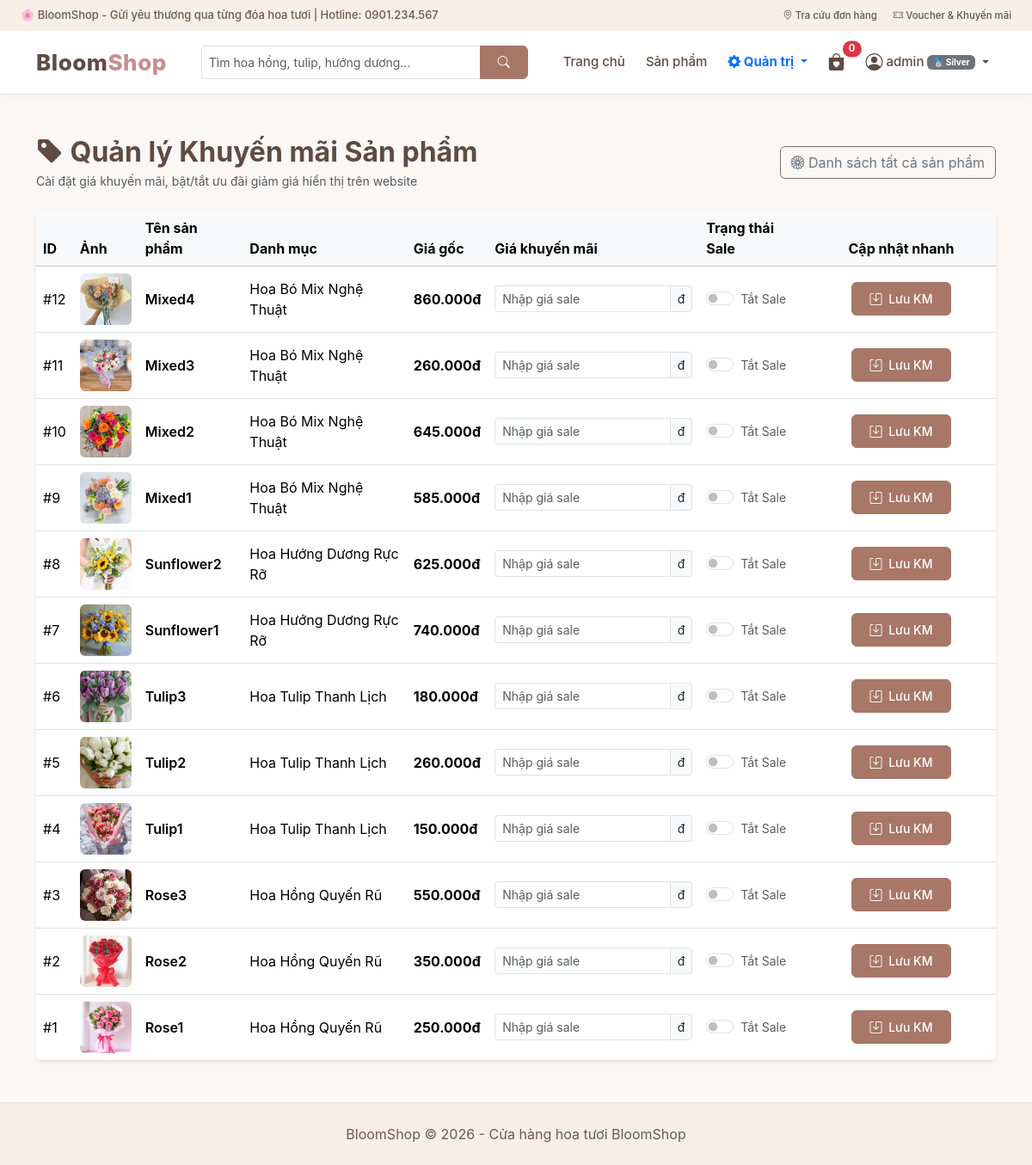
Page /index.php?act=khuyenmai (signed in) on the earlier database version.
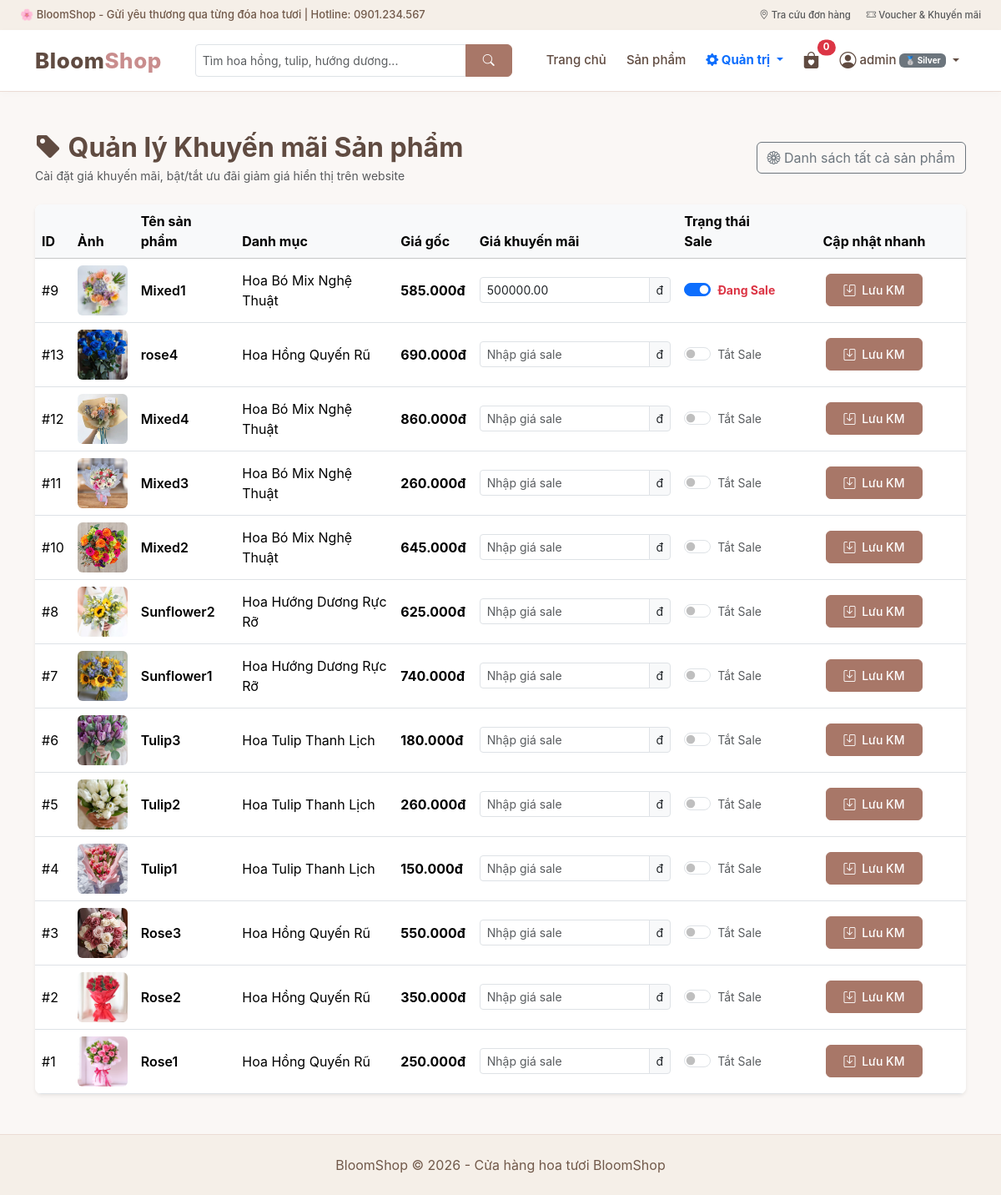
Same page on the later database version.
### tables this page shows
CREATE TABLE `sanpham` (
  `id` int(11) NOT NULL AUTO_INCREMENT,
  `name` varchar(150) NOT NULL,
  `price` decimal(12,2) NOT NULL,
  `image` varchar(255) NOT NULL,
  `id_dm` int(11) NOT NULL,
  `sale_price` decimal(12,2) DEFAULT NULL,
  `is_sale` tinyint(1) DEFAULT 0,
  `description` text DEFAULT NULL,
  `so_luong` int(11) NOT NULL DEFAULT 0 COMMENT 'Ton kho hien tai',
  PRIMARY KEY (`id`),
  KEY `id_dm` (`id_dm`),
  CONSTRAINT `sanpham_ibfk_1` FOREIGN KEY (`id_dm`) REFERENCES `danhmuc` (`id`)
);

CREATE TABLE `danhmuc` (
  `id` int(11) NOT NULL AUTO_INCREMENT,
  `name` varchar(100) NOT NULL,
  PRIMARY KEY (`id`)
);

### controller/BaseController.php (called while the page is built, shortened)
<?php
class BaseController
{
    public function renderView($view_file, $data_truyen = [])
    {
        $asset_dir = file_exists('view/css/style.css') ? 'view' : (file_exists('../view/css/style.css') ? '../view' : 'view');
        extract($data_truyen);
        include __DIR__ . "/../view/header.php";
        include __DIR__ . "/../view/" . $view_file;
        include __DIR__ . "/../view/footer.php";
        exit;
    }
}

### controller/QuanTriController.php (called while the page is built, shortened)
<?php
require_once __DIR__ . '/BaseController.php';
require_once __DIR__ . '/../model/SanPhamModel.php';
class QuanTriController extends BaseController
{
    private $sanPhamModel;
    public function __construct()
    {
        $this->sanPhamModel = new SanPhamModel();
    }
    public function khuyenMai()
    {
        $danhsach_sp = $this->sanPhamModel->getAllProductsWithSale();
        $this->renderView('admin_khuyenmai.php', ['danhsach_sp' => $danhsach_sp]);
    }
}

### model/BaseModel.php (called while the page is built, shortened)
<?php
class BaseModel extends database
{
    private static $cached_conn = null;
    protected function get_conn()
    {
        if (self::$cached_conn === null) {
            self::$cached_conn = $this->connection_database();
        }
        return self::$cached_conn;
    }
    public function queryAll($sql, $params = [])
    {
        $conn = $this->get_conn();
        $stmt = $conn->prepare($sql);
        $stmt->execute($params);
        return $stmt->fetchAll(PDO::FETCH_ASSOC);
    }
    public function readitem($sql, $params = [])
    {
        return $this->queryAll($sql, $params);
    }
}

### model/SanPhamModel.php (called while the page is built, shortened)
<?php
require_once __DIR__ . '/BaseModel.php';
class SanPhamModel extends BaseModel
{
    public function getAllProductsWithSale()
    {
        $sql = "SELECT sanpham.*, danhmuc.name AS tendanhmuc
                FROM sanpham LEFT JOIN danhmuc ON sanpham.id_dm = danhmuc.id ORDER BY sanpham.is_sale DESC, sanpham.id DESC";
        return $this->readitem($sql);
    }
}

### view/admin_khuyenmai.php (the view, shortened to what the changed rows need)
<div class="container my-5">
    <div class="d-flex justify-content-between align-items-center mb-4 flex-wrap gap-2">
        <div>
            <h2 class="fw-bold mb-1" style="color: #604b41;">
                <i class="bi bi-tag-fill"></i> Quản lý Khuyến mãi Sản phẩm
            </h2>
        </div>
    </div>
    <div class="card border-0 shadow-sm rounded-3 overflow-hidden bg-white">
        <div class="table-responsive">
            <table class="table table-hover align-middle mb-0">
                <thead class="table-light">
                    <tr>
                        <th>ID</th>
                        <th>Ảnh</th>
                        <th>Tên sản phẩm</th>
                        <th>Danh mục</th>
                        <th>Giá gốc</th>
                        <th>Giá khuyến mãi</th>
                        <th>Trạng thái Sale</th>
                        <th class="text-center" style="width: 220px;">Cập nhật nhanh</th>
                    </tr>
                </thead>
                <tbody>
                    <?php if (!empty($danhsach_sp)) { foreach ($danhsach_sp as $sp) {
                    ?>
                        <tr>
                            <td>#<?= $sp['id'] ?></td>
                            <td>
                                <img src="<?= $asset_dir ?>/image/sanpham/<?= htmlspecialchars($sp['image']) ?>" width="60" height="60" class="rounded object-fit-cover" alt="" onerror="this.src='<?= $asset_dir ?>/image/banner.jpg'">
                            </td>
                            <td class="fw-semibold"><?= htmlspecialchars($sp['name']) ?></td>
                            <td><?= htmlspecialchars($sp['tendanhmuc']) ?></td>
                            <td class="fw-bold"><?= number_format($sp['price'], 0, ',', '.') ?>đ</td>
                            <form method="POST" action="index.php?act=capnhatkhuyenmai">
                                <td>
                                    <div class="input-group input-group-sm">
                                        <input type="number" min="0" step="1000" name="sale_price" class="form-control" value="<?= $sp['sale_price'] ?>" placeholder="Nhập giá sale">
                                        <span class="input-group-text">đ</span>
                                    </div>
                                </td>
                                <td>
                                    <div class="form-check form-switch">
                                        <input class="form-check-input" type="checkbox" name="is_sale" value="1" id="sale_<?= $sp['id'] ?>" <?= (!empty($sp['is_sale'])) ? 'checked' : '' ?>>
                                        <label class="form-check-label small" for="sale_<?= $sp['id'] ?>">
                                            <?= (!empty($sp['is_sale'])) ? '<span class="text-danger fw-bold">Đang Sale</span>' : '<span class="text-muted">Tắt Sale</span>' ?>
                                        </label>
                                    </div>
                                </td>
                                <td class="text-center">
                                    <button type="submit" name="capnhatkm" class="btn btn-bloom btn-sm">
                                        <i class="bi bi-save me-1"></i> Lưu KM
                                    </button>
                                </td>
                            </form>
                        </tr>
                    <?php }} else { ?>
                        <tr>
                            <td colspan="8" class="text-center py-4 text-muted">Chưa có sản phẩm nào.</td>
                        </tr>
                    <?php } ?>
                </tbody>
            </table>
        </div>
    </div>
</div>

Differences in the rows shown:
changed sanpham "Mixed1": sale_price (not shown) → "500000.00"; is_sale "☐" → "☑"; is_sale "Tắt Sale" → "Đang Sale"; moves up the list
added sanpham: id "13", image (picture), name "rose4", id_dm.name "Hoa Hồng Quyến Rũ", price "690.000", shows "Tắt Sale"
